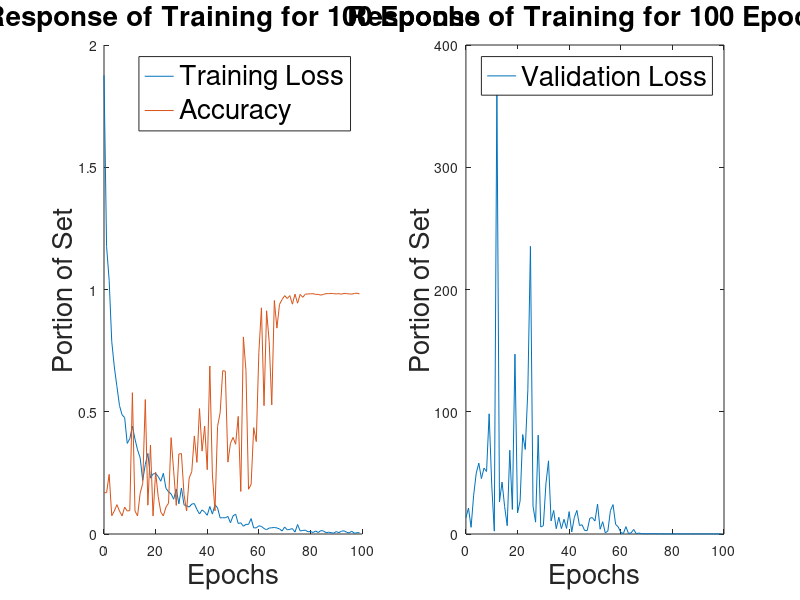

Recreate this plot in MATLAB.
clc
clear 

data = load('Flipped 100 Epochs Training.csv');

epochs = data(:,1);
trainloss = data(:,2);
validloss = data(:,3);
accuracy = data(:,4);


subplot(1,2,1)
    hold on
    plot(epochs, trainloss)
    plot(epochs, accuracy)
         title('Response of Training for 100 Epochs', 'FontSize', 20)
         xlabel('Epochs', 'FontSize', 20)
         ylabel('Portion of Set', 'FontSize', 20)
         legend('Training Loss','Accuracy', 'FontSize', 20)

subplot(1,2,2)
    plot(epochs, validloss)
    title('Response of Training for 100 Epochs', 'FontSize', 20)
         xlabel('Epochs', 'FontSize', 20)
         ylabel('Portion of Set', 'FontSize', 20)
         legend('Validation Loss', 'FontSize', 20)
